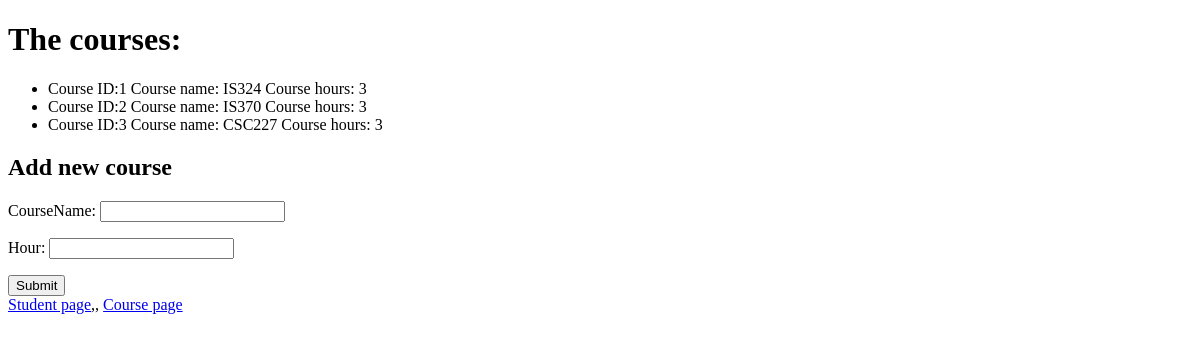
/app/courses, run on an earlier commit of the app's database.
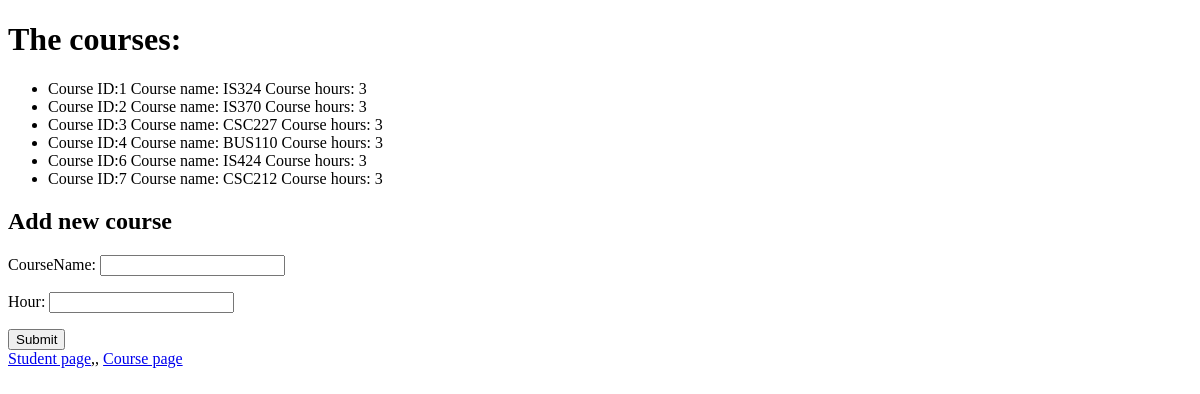
And on a later commit of the database.
### app/models.py (models this page shows, shortened)
class course(models.Model):
    courseName= models.CharField(max_length=7)
    hour=models.IntegerField()

### app/views.py (the view)
# urls.py: path("courses", views.courses, name= "courses"),
def courses(request):
     course_list = course.objects.all()
     if request.method == "POST":
        form=courseForm(request.POST)
        if(form.is_valid):
            form.save()
            return HttpResponseRedirect(reverse("courses"))
        else:
          return render(request, "course.html", {
            "message": "Invalid data entered for a course."
         })
     else:
        return render(request, "app/course.html", {
"form":courseForm(), "courses":course_list
})

### app/views.py
class courseForm(forms.ModelForm):
    class Meta:
     model=course
     fields="__all__"

### app/templates/app/course.html (shortened to what this page needs)
<!DOCTYPE html>
<html lang="en">
<head>
</head>
<body>
        <h1>
            The courses:
        </h1>
        <ul>
           {% for course in courses %}
                <li>Course ID:{{ course.id }}  Course name: {{ course.courseName }} Course hours: {{ course.hour }}</li>
           {% endfor %}
        </ul>
        <h2>
            Add new course
        </h2>
        <form method="POST">
            {{ form.as_p  }}
            <input type="submit">
        </form>
        <a href="{% url 'students' %}">Student page</a>,,
        <a href="{% url 'courses' %}">Course page</a>
</body>
</html>

What changed in the data, as far as the page shows it:
added course: id "4", courseName "BUS110", hour "3"
added course: id "6", courseName "IS424", hour "3"
added course: id "7", courseName "CSC212", hour "3"
